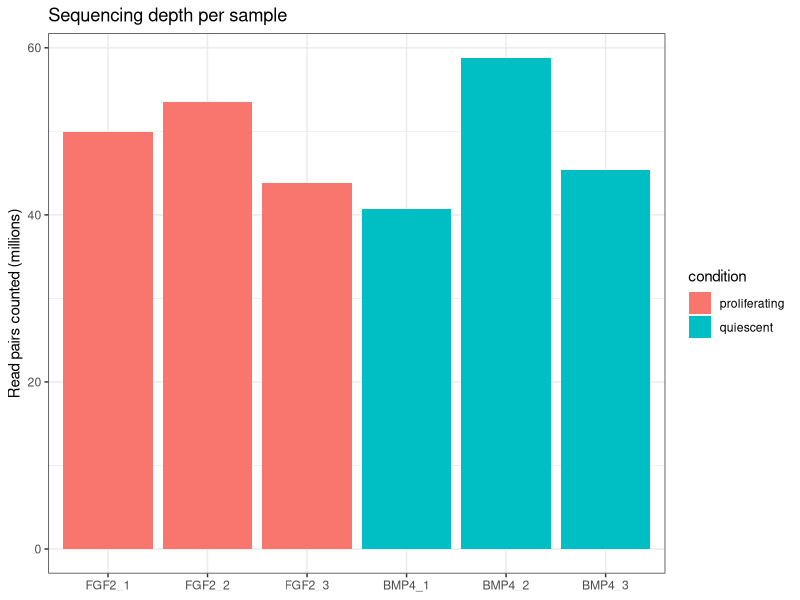
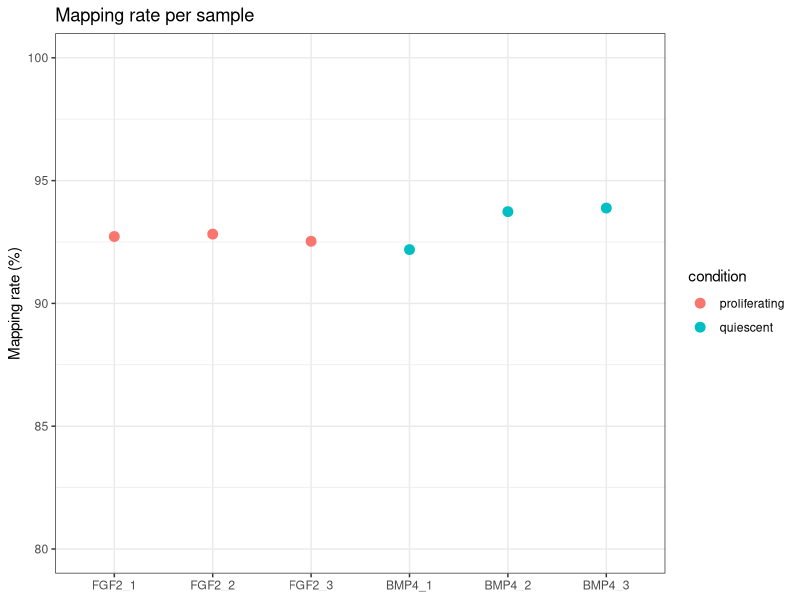

Recreate these plots in R, in order.
library(ggplot2)
qc <- read.delim("results/salmon/salmon_summary.tsv")
qc$mapping_rate <- as.numeric(sub("%", "", qc$mapping_rate))
qc$sample <- factor(qc$sample, levels = qc$sample)
p1 <- ggplot(qc, aes(sample, assigned_pairs / 1e6, fill = condition)) +
  geom_col() +
  labs(x = NULL, y = "Read pairs counted (millions)", title = "Sequencing depth per sample") +
  theme_bw()
p2 <- ggplot(qc, aes(sample, mapping_rate, colour = condition)) +
  geom_point(size = 3) +
  coord_cartesian(ylim = c(80, 100)) +
  labs(x = NULL, y = "Mapping rate (%)", title = "Mapping rate per sample") +
  theme_bw()
pdf("results/salmon/salmon_qc_plots.pdf", width = 7, height = 4.5)
print(p1)
print(p2)
invisible(dev.off())
cat("Saved results/salmon/salmon_qc_plots.pdf\n")
